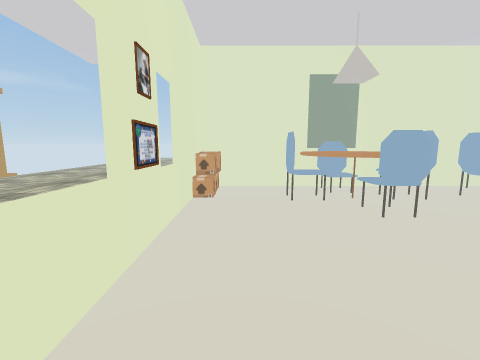
View 1 (above)

14 first-person views from a walk through a 3-D level made in the Unity game engine. The camera is 1.3 m above the floor, tilts 8° down and sees 90° across. The floor is counted in squares, 0.5 m on a side. Each view is taken from the middle of a square. On the plan, view 1 faces up. The plan holds only what a view shows up to about 17 squares ahead; the rest is blank. The place goes on beyond the plan. Some surface patterns are stand-ins.

View 2
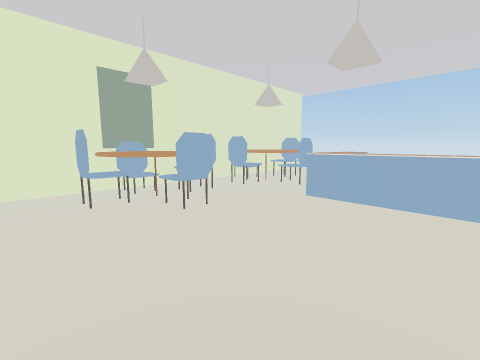

View 3
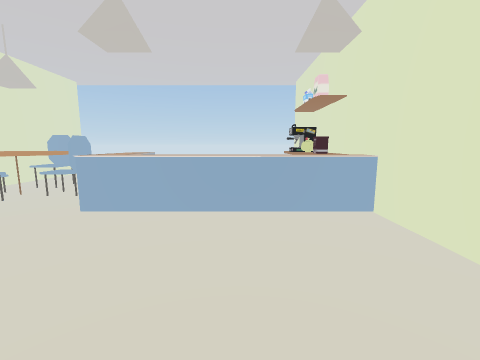

View 4
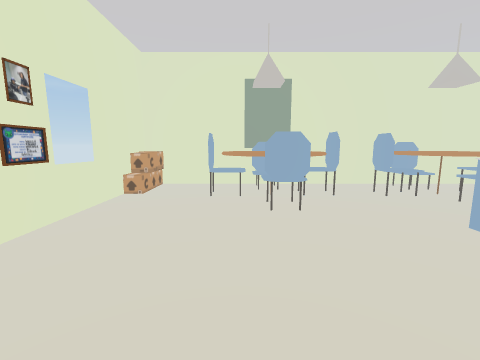

View 5
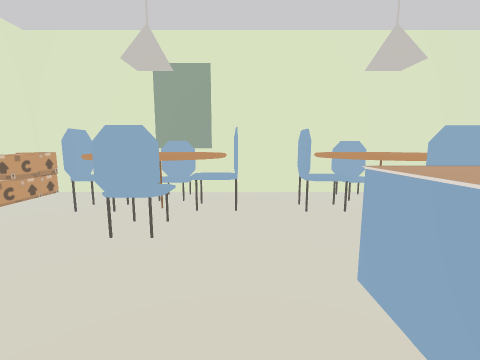

View 6
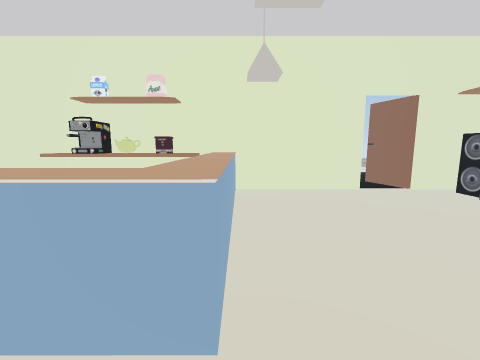

View 7
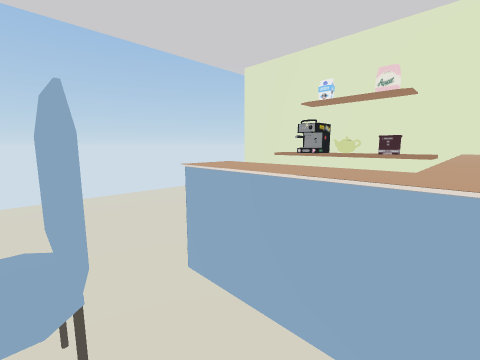

View 8
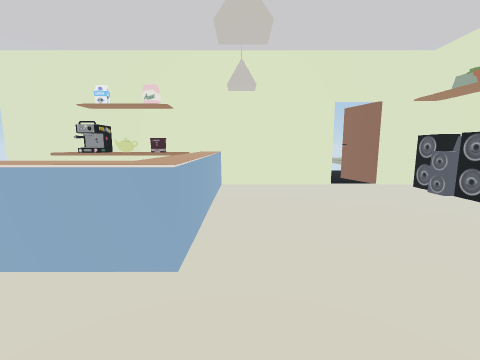

View 9
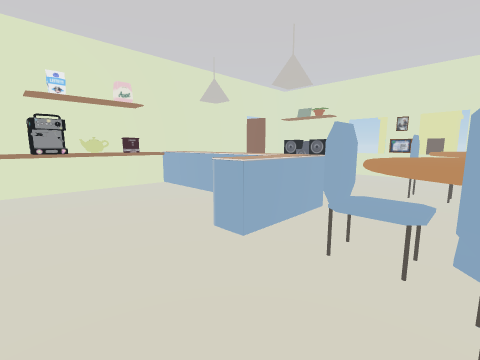

View 10
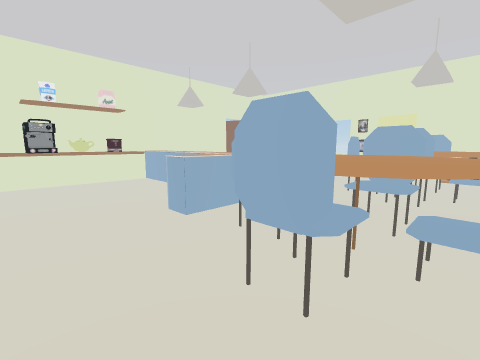

View 11
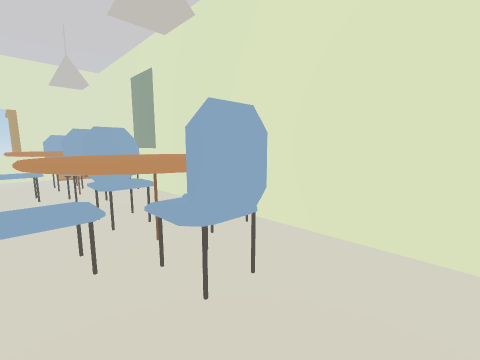

View 12
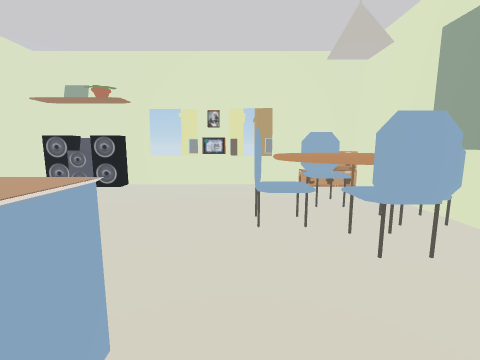

View 13
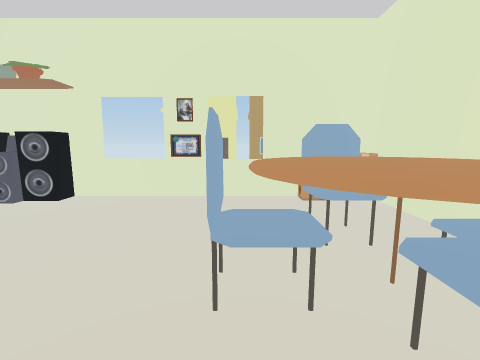

View 14
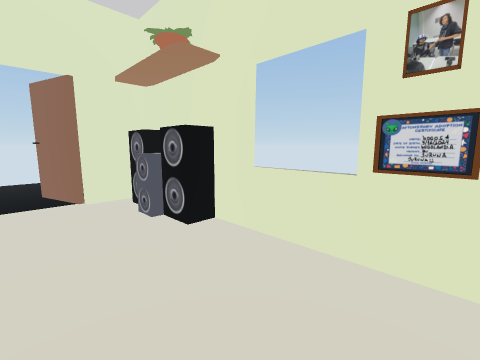

### Floor plan
Key: @ floor where view 1 was taken; # wall or solid block; . floor; = window, fence, low wall or low ledge; ^ raised ledge; O other object.
Columns run from 3 left of view 1 to 21 right of it. Each row starts with its distance up from view 1.
 16 #########################
 15 OOO ..  OO#  ..  OOO  ...
 14 OOO....^^^^.....^^^^.....
 13 OOO...O^^^^^O..O^^^^^O...
 12 ##...OO^^^^OO..O^^^^^O...
 11 ##...OO^^^^OO..O^^^^^O...
 10 ##.....^^^^^....^^^^^....
  9 ==......OOO......OOO.....
  8 ==.......................
  7 ##.......................
  6 ##............^^^^^^.....
  5 ##............^^^^^^.....
  4 ==............^^. .......
  3 ==............^^. .......
  2 ##............^^.........
  1 ##............^^.........
  0 ###@..........^^.........
 -1 ###...........^^.........
 -2 ##^...........^^.........
 -3 ###...........^^....   O.
 -4 ###...........^^^^O^##OO^
 -5 ####...#######^^#^#^####^
 -6    ##..
 -7     #..
 -8     # .
 -9     ##.
-10      ..
-11      ..
-12      ..
-13      ..
-14      ..

Where each view was taken, in squares from view 1:
view 1: 0 up, 0 right, facing up
view 2: 0 up, 0 right, facing up-right
view 3: 0 up, 2 right, facing right
view 4: 1 down, 4 right, facing up
view 5: 2 up, 9 right, facing up
view 6: 9 up, 11 right, facing down
view 7: 9 up, 12 right, facing down-right
view 8: 11 up, 10 right, facing down
view 9: 11 up, 21 right, facing down-left
view 10: 14 up, 21 right, facing down-left
view 11: 9 up, 21 right, facing up-left
view 12: 8 up, 14 right, facing left
view 13: 9 up, 10 right, facing left
view 14: 7 up, 3 right, facing down-left
